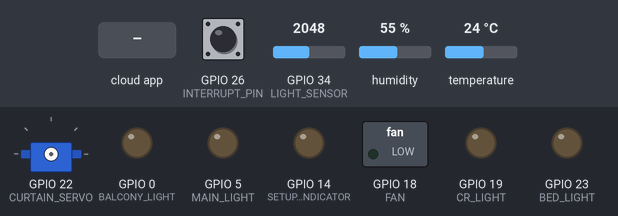
Bench run of a sketch on a simulated ESP32. On the bench: servo, switched loads named in the sketch (green lamp = pin HIGH), output pins drawn as LEDs (lit = HIGH). The inputs (shaded band) are chosen by the test bench; at power-on: GPIO 34 (LIGHT_SENSOR) = 2048, GPIO 26 (INTERRUPT_PIN) HIGH, humidity 55 %, temperature 24 °C. WiFi joins after 1.5 s; servers stay silent unless stated; the local clock reads 2024-03-15 10:24:30 at power-on unless the sketch sets it; the Firebase database answers and starts empty; what the sketch prints to the serial monitor is not drawn.

Above: at 3.3 s.
3.4 s: GPIO 34 (LIGHT_SENSOR) set to 1042
11.9 s: GPIO 34 (LIGHT_SENSOR) set to 966
At 15.2 s:
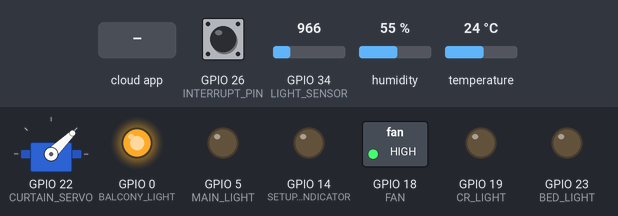
15.7 s: the phone or cloud app sets open to 1
At 19.9 s:
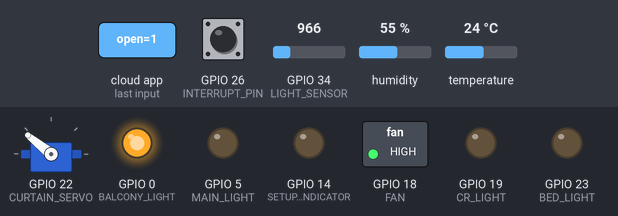
20.4 s: the phone or cloud app sets state to 1
At 25.4 s:
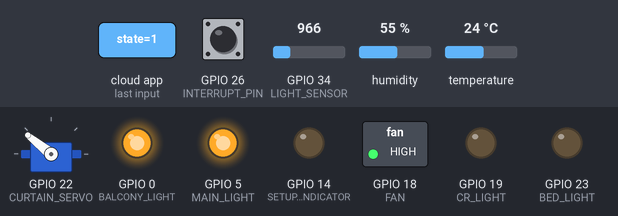
25.7 s: the phone or cloud app sets open to 0
At 29.6 s:
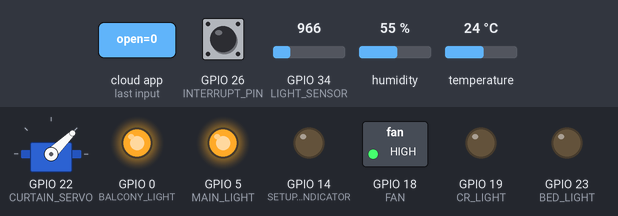
30.2 s: GPIO 34 (LIGHT_SENSOR) set to 1040
At 34.6 s:
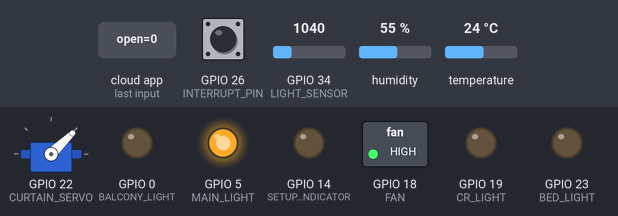
Timing chart, 0 to 75.5 s (numbered marks = the images above; inputs shaded):
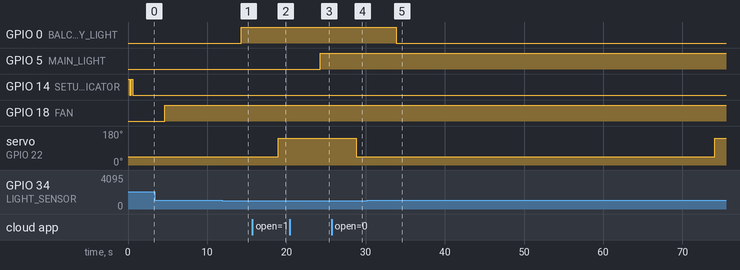

The sketch:

room-automation.ino
```cpp
#include <WiFi.h>
#include <DHT11.h>
#include <time.h>
#include <ESP32Servo.h>
#include <Firebase_ESP_Client.h>
#include "addons/TokenHelper.h";
#include "addons/RTDBHelper.h";

#define WIFI_SSID "Plus"
#define WIFI_PASSWORD "atleast8characters"
#define API_KEY "AIzaSyBBAAsk48P-LNLwBfjMXPJ67F-32aMX2m0"
#define DATABASE_URL "https://room-automation-1a1bd-default-rtdb.asia-southeast1.firebasedatabase.app/"

// input pins
#define DHTTYPE DHT11
#define DHTPIN 2

DHT11 dht11(DHTPIN);
Servo curtainServo;

const int INTERRUPT_PIN = 26;
const int LIGHT_SENSOR = 34;


// output pins
const int MAIN_LIGHT = 5;
const int BED_LIGHT = 23;
const int CR_LIGHT = 19;

const int BALCONY_LIGHT = 0;

const int CURTAIN_SERVO = 22;
const int FAN = 18;
const int SETUP_INDICATOR = 14;

// sensor values
int currentTemp;
int currentHumidity;
int currentLight;

// String initializers
String lightDescription = "";
String Date_str, Time_str;
String currentTime;

// int initializers
int servoPos = 0;
int h_CURRENT;
int m_CURRENT;
int isCurtainOpen;
int motionData;

// preferences
int minTemp;
int maxTemp;

String curtainOPEN;
String curtainCLOSE;

int h_OPEN;
int m_OPEN;
int h_CLOSE;
int m_CLOSE;

bool L_Main_State;
bool L_Bed_State;
bool L_CR_State;

String L_Balcony_OFF;
String L_Balcony_ON;

// Firebase Data object
FirebaseData fbdo;
FirebaseAuth auth;
FirebaseConfig config;

unsigned long sendDataPrevMillis = 0;
bool signupOK = false;

void setup() {
  Serial.begin(115200);

  pinMode(FAN,OUTPUT);

  pinMode(SETUP_INDICATOR,OUTPUT);

  pinMode(MAIN_LIGHT,OUTPUT);
  pinMode(BED_LIGHT,OUTPUT);
  pinMode(CR_LIGHT,OUTPUT);
  pinMode(BALCONY_LIGHT,OUTPUT);
  pinMode(LIGHT_SENSOR, INPUT);

  pinMode(INTERRUPT_PIN, INPUT_PULLUP);
  attachInterrupt(digitalPinToInterrupt(INTERRUPT_PIN), triggerInterrupt, RISING);

  isCurtainOpen = 0;

  setupLight();

  // CONNECT TO WIFI
  WiFi.begin(WIFI_SSID, WIFI_PASSWORD);
  Serial.print("Connecting to Wi-Fi");

  while (WiFi.status() != WL_CONNECTED) {
    Serial.print(".");
    delay(300);
  }

  Serial.println();
  Serial.print("Connected with IP: ");
  Serial.println(WiFi.localIP());
  Serial.println();

  // Time API
  configTime(0, 0, "pool.ntp.org", "time.nist.gov");
  setenv("TZ", "PST-8", 1);

  // FIREBASE AUTHENTICATION
  config.api_key = API_KEY;
  config.database_url = DATABASE_URL;

  if (Firebase.signUp(&config, &auth, "", "")) {
    Serial.println("ok");
    signupOK = true;
  }
  else {
    Serial.printf("%s\n", config.signer.signupError.message.c_str());
  }

  config.token_status_callback = tokenStatusCallback;

  Firebase.begin(&config, &auth);
  Firebase.reconnectWiFi(true);
}

void loop() {

  /* ------------------------------------ READ SENSOR VALUES ------------------------------------ */
  currentTemp = dht11.readTemperature();
  currentHumidity = dht11.readHumidity();
  currentLight = analogRead(LIGHT_SENSOR);

  Serial.print("Temp: ");
  Serial.println(currentTemp);

  Serial.print("Light: ");
  Serial.println(currentLight);

  if (Firebase.ready() && signupOK && (millis() - sendDataPrevMillis > 1500 || sendDataPrevMillis == 0)){
    sendDataPrevMillis = millis();
    /* ------------------------------------ TEMPERATURE PREFERENCES ------------------------------------ */
    if (Firebase.RTDB.getInt(&fbdo, "/preferences/temp/min")) {
      if (fbdo.dataType() == "int") {
        minTemp = fbdo.intData();
      }
    } else {
      Serial.println(fbdo.errorReason());
    }

    if (Firebase.RTDB.getInt(&fbdo, "/preferences/temp/max")) {
      if (fbdo.dataType() == "int") {
        maxTemp = fbdo.intData();
      }
    } else {
      Serial.println(fbdo.errorReason());
    }

    /* ------------------------------------ CURTAIN PREFERENCES ------------------------------------ */

    if (Firebase.RTDB.getString(&fbdo, "/preferences/curtain/open")) {
      if (fbdo.dataType() == "string") {
        curtainOPEN = fbdo.stringData();

        int endIndex = curtainOPEN.indexOf(":");
        h_OPEN = curtainOPEN.substring(0, endIndex).toInt();
        m_OPEN = curtainOPEN.substring(endIndex + 1, curtainOPEN.length()).toInt();
      }
    } else {
      Serial.println(fbdo.errorReason());
    }

    if (Firebase.RTDB.getString(&fbdo, "/preferences/curtain/close")) {
      if (fbdo.dataType() == "string") {
        curtainCLOSE = fbdo.stringData();

        int endIndex = curtainCLOSE.indexOf(":");
        h_CLOSE = curtainCLOSE.substring(0, endIndex).toInt();
        m_CLOSE = curtainCLOSE.substring(endIndex + 1, curtainCLOSE.length()).toInt();
      }
    } else {
      Serial.println(fbdo.errorReason());
    }

    /* ------------------------------------ MAIN LIGHT PREFERENCES ------------------------------------ */
    if (Firebase.RTDB.getBool(&fbdo, "/preferences/light/main/state")) {
      if (fbdo.dataType() == "boolean") {
        L_Main_State = fbdo.boolData();
      }
    } else {
      Serial.println(fbdo.errorReason());
    }

    /* ------------------------------------ BED LIGHT PREFERENCES ------------------------------------ */
    if (Firebase.RTDB.getBool(&fbdo, "/preferences/light/bed/state")) {
      if (fbdo.dataType() == "boolean") {
        L_Bed_State = fbdo.boolData();
      }
    } else {
      Serial.println(fbdo.errorReason());
    }

    /* ------------------------------------ CR LIGHT PREFERENCES ------------------------------------ */
    if (Firebase.RTDB.getBool(&fbdo, "/preferences/light/cr/state")) {
      if (fbdo.dataType() == "boolean") {
        L_CR_State = fbdo.boolData();
      }
    } else {
      Serial.println(fbdo.errorReason());
    }

    /* ------------------------------------ TEMPERATURE AND HUMIDITY ------------------------------------ */
    if((currentTemp != DHT11::ERROR_CHECKSUM && currentTemp != DHT11::ERROR_TIMEOUT) || (currentHumidity != DHT11::ERROR_CHECKSUM && currentHumidity != DHT11::ERROR_TIMEOUT)){

      // SENDING TEMPERATURE DATA TO FIREBASE
      if (Firebase.RTDB.setInt(&fbdo, "sreadings/temp", currentTemp)) {

        // Serial.println("PATH: " + fbdo.dataPath());
      } else {
        Serial.println(fbdo.errorReason());
      }

      //SENDING HUMIDITY DATA TO FIREBASE
      if (Firebase.RTDB.setInt(&fbdo, "sreadings/humidity", currentHumidity)) {

        // Serial.println("PATH: " + fbdo.dataPath());
      } else {
        Serial.println(fbdo.errorReason());
      }

    } else {
      Serial.println(DHT11::getErrorString(currentTemp));
    }


    /* ------------------------------------ LIGHT ------------------------------------ */

    if(currentLight > 2000){
      lightDescription = "Bright";
      digitalWrite(BALCONY_LIGHT, LOW);
    } else if (currentLight > 1000 && currentLight < 2000){
      lightDescription = "Light";
      digitalWrite(BALCONY_LIGHT, LOW);
    } else if (currentLight > 80 && currentLight < 1000){
      lightDescription = "Dim";
      digitalWrite(BALCONY_LIGHT, HIGH);
    } else {
      lightDescription = "Dark";
      digitalWrite(BALCONY_LIGHT, HIGH);
    }

    if (Firebase.RTDB.setString(&fbdo, "sreadings/light", lightDescription)) {

    } else {
      Serial.println(fbdo.errorReason());
    }
  }

  // Serial.print("Main: ");
  // Serial.println(L_Main_State);

  // Serial.print("Bed: ");
  // Serial.println(L_Bed_State);

  // Serial.print("CR: ");
  // Serial.println(L_CR_State);

  if(L_Main_State){
    digitalWrite(MAIN_LIGHT, HIGH);
  } else {
    digitalWrite(MAIN_LIGHT, LOW);
  }

  if(L_Bed_State){
    digitalWrite(BED_LIGHT, HIGH);
  } else {
    digitalWrite(BED_LIGHT, LOW);
  }

  if(L_CR_State){
    digitalWrite(CR_LIGHT, HIGH);
  } else {
    digitalWrite(CR_LIGHT, LOW);
  }

  if(currentTemp >= maxTemp){
    digitalWrite(FAN, HIGH);
  } else {
    digitalWrite(FAN, LOW);
  }

  delay(1000);

  currentTime = get_time();
  int endIndex_CURRENT = currentTime.indexOf(":");
  h_CURRENT = currentTime.substring(0, endIndex_CURRENT).toInt();
  m_CURRENT = currentTime.substring(endIndex_CURRENT + 1, currentTime.length()).toInt();

  Serial.print("Current Time: ");
  Serial.println(h_CURRENT);
  Serial.println(m_CURRENT);

  if(h_CURRENT >= h_OPEN  && h_CURRENT <= h_CLOSE){
    if(isCurtainOpen == 0){
      openCurtain();
    }
  } else {
    if(isCurtainOpen == 1){
      closeCurtain();
    }
  }

  // if ((h_CURRENT > h_OPEN || (h_CURRENT == h_OPEN && m_CURRENT >= m_OPEN)) &&
  //       (h_CURRENT < h_CLOSE || (h_CURRENT == h_CLOSE && m_CURRENT <= m_CLOSE))) {
  //       // Within the open and close time range
  //   if (isCurtainOpen == 0) {
  //     openCurtain();
  //   }
  // } else {
  //   Serial.println("Out of range");
  //   if (isCurtainOpen == 1) {
  //     closeCurtain();
  //   }
  // }

  Serial.print("isCurtainOpen: ");
  Serial.println(isCurtainOpen);
}

void triggerInterrupt(){
  Serial.println("INTERRUPT TRIGGER");
  setup();
}

void setupLight(){
  digitalWrite(SETUP_INDICATOR, HIGH);
  delay(200);
  digitalWrite(SETUP_INDICATOR, LOW);
  delay(200);
  digitalWrite(SETUP_INDICATOR, HIGH);
  delay(200);
  digitalWrite(SETUP_INDICATOR, LOW);
}

void openCurtain(){
  curtainServo.attach(CURTAIN_SERVO);
  isCurtainOpen = 1;

  curtainServo.writeMicroseconds(1000);
  delay(2700);
  curtainServo.detach();
}

void closeCurtain(){
  curtainServo.attach(CURTAIN_SERVO);
  isCurtainOpen = 0;

  curtainServo.writeMicroseconds(2000);
  delay(2700);
  curtainServo.detach();
}

String get_time(){
  time_t now;
  time(&now);
  char time_output[6];
  strftime(time_output, 6, "%T", localtime(&now));
  return String(time_output);
}
```

Measured:
- the behaviour switches between 1001 and 1000 on GPIO 34 (LIGHT_SENSOR) (found by bisection; images 0 and 1)
- after the input at 11.9 s, GPIO 0 (BALCONY_LIGHT): LOW → HIGH after 2.4 s
- after the input at 15.7 s, servo on GPIO 22 (CURTAIN_SERVO): 44° → 141° after 3.3 s
- after the input at 20.4 s, GPIO 5 (MAIN_LIGHT): LOW → HIGH after 3.8 s
- after the input at 25.7 s, servo on GPIO 22 (CURTAIN_SERVO): 141° → 44° after 3.1 s
- after the input at 30.2 s, GPIO 0 (BALCONY_LIGHT): HIGH → LOW after 3.7 s
